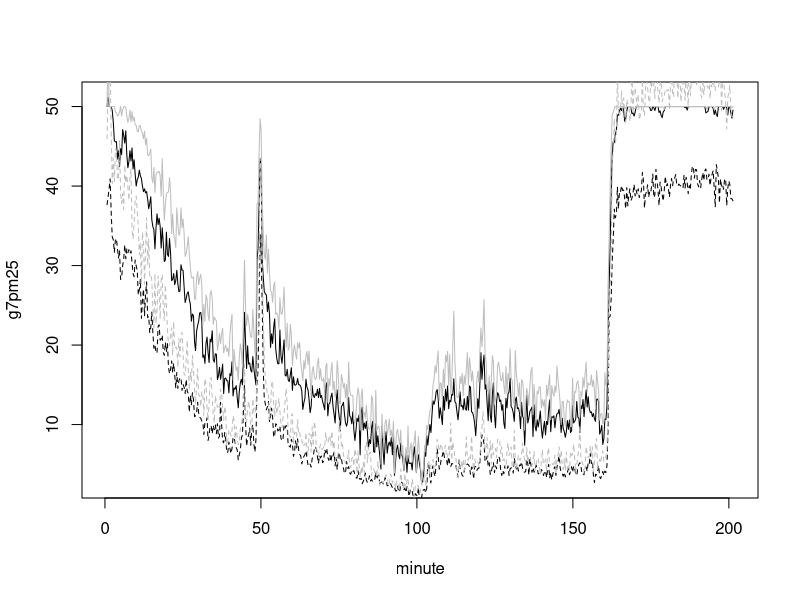
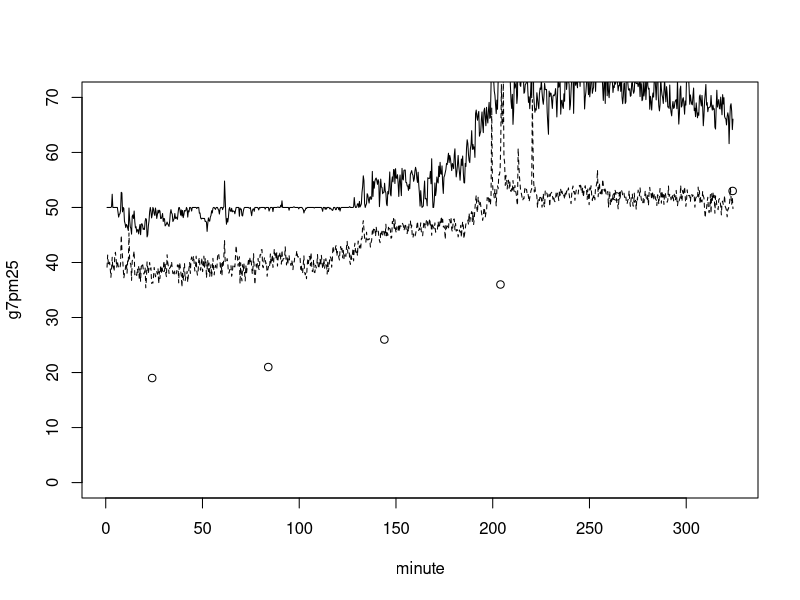
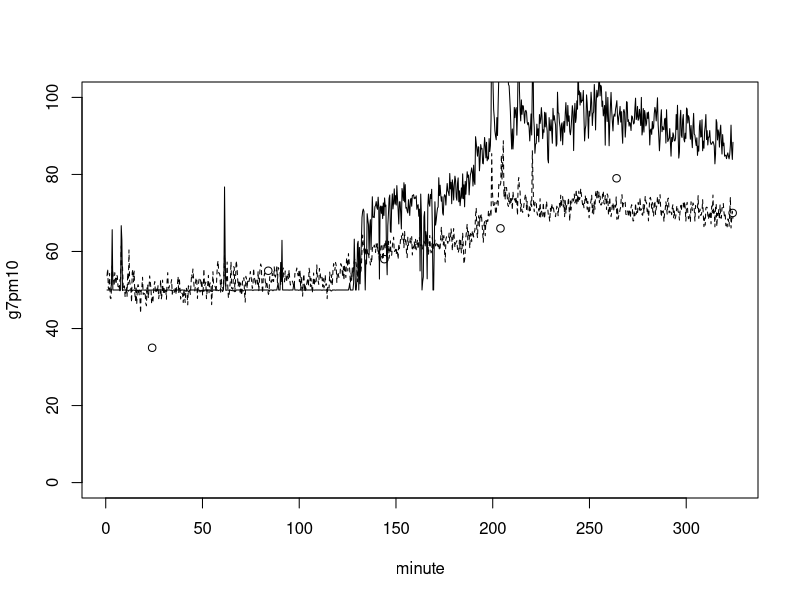
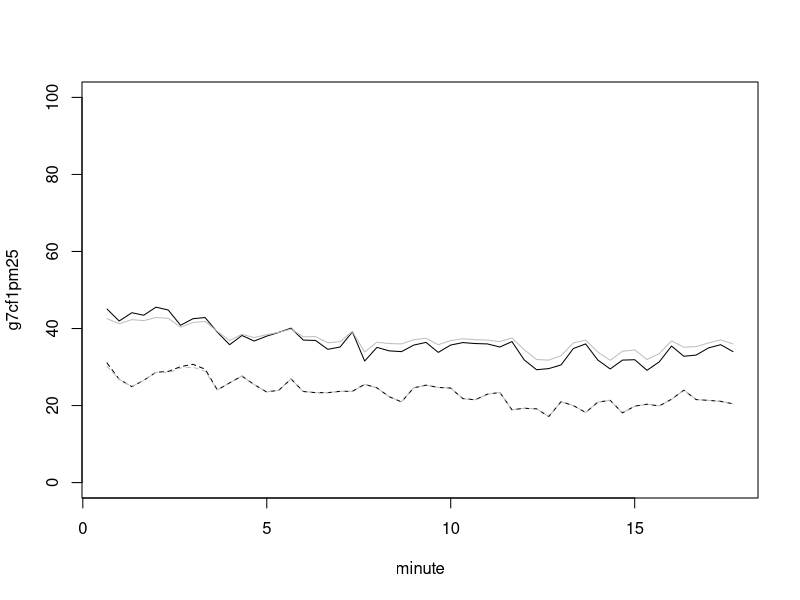
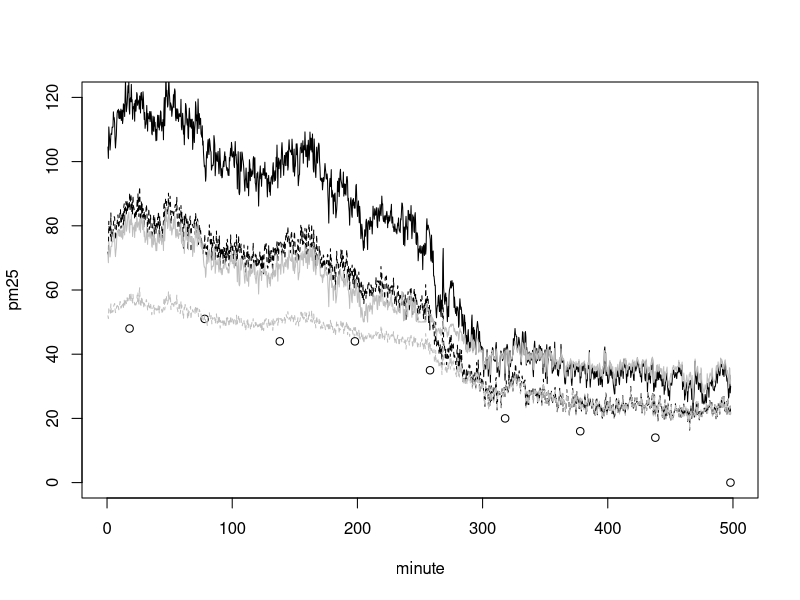
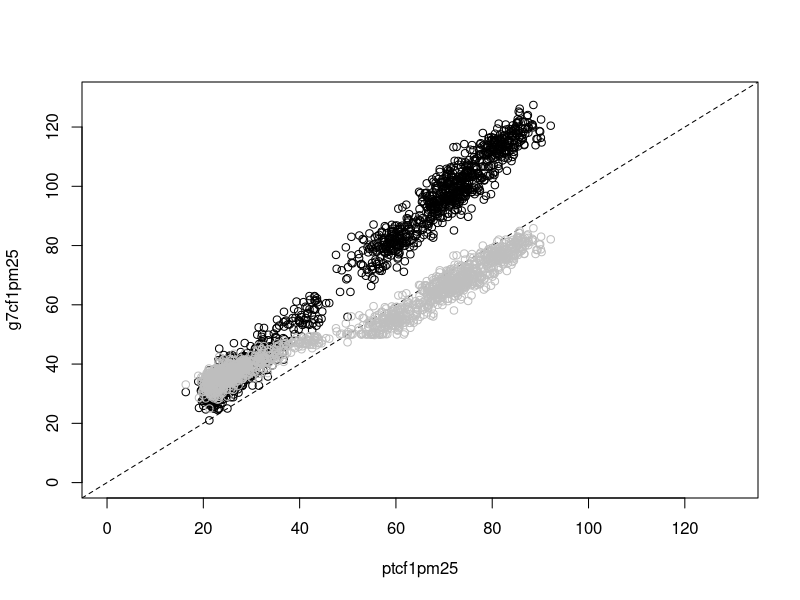
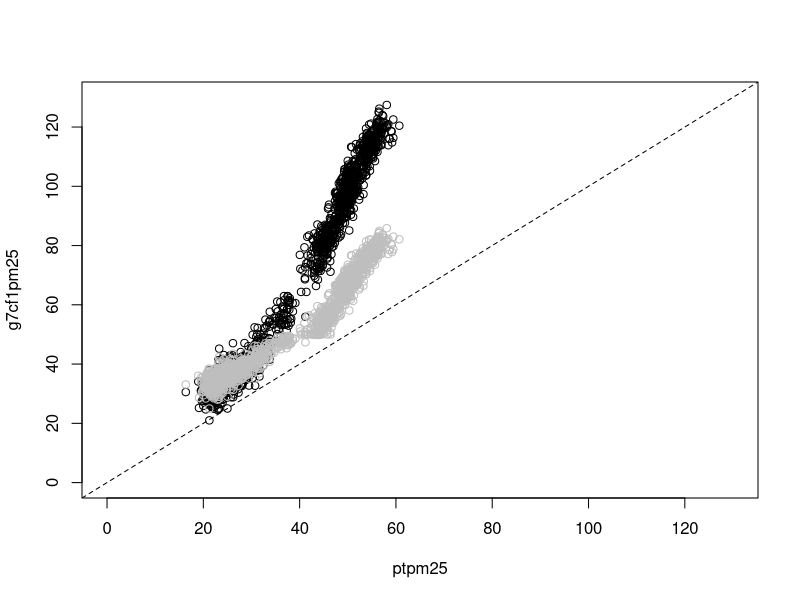
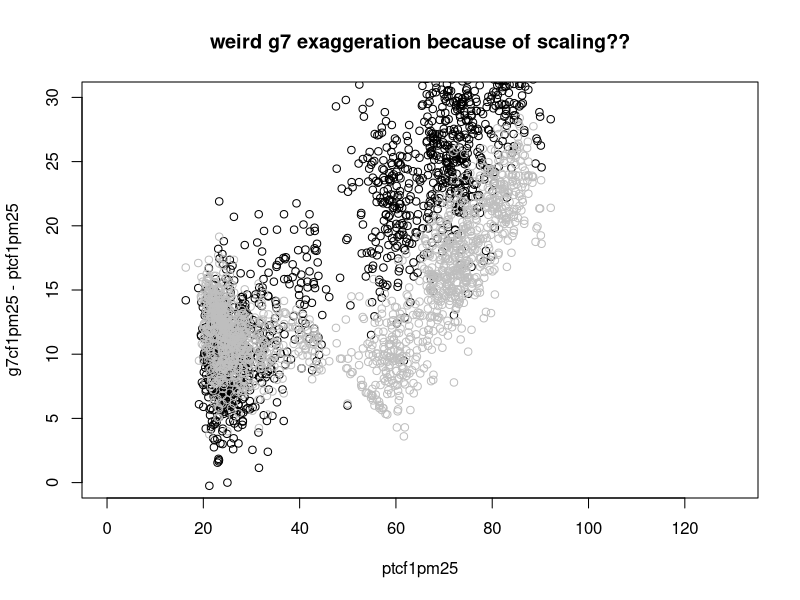

Reproduce these figures in R, in order.
# INDOOR DATA
d <- read.csv('data.csv', col.names=c('t', 'ng7', 'g7pm1', 'g7pm25', 'g7pm10', 'npt', 'ptpm1', 'ptpm25', 'ptpm10'))
d$minute <- d$t / 60000

plot(g7pm25 ~ minute, d, type='l', lty=1)
lines(ptpm25 ~ minute, d, lty=2)
lines(g7pm10 ~ minute, d, col='gray', lty=1)
lines(ptpm10 ~ minute, d, col='gray', lty=2)
#lines(g7pm1 ~ minute, d, col='red', lty=1)
#lines(ptpm1 ~ minute, d, col='red', lty=2)
# start (minute 0) is ~13:50
# at minute 115 ellen turned fan from 3 down to 1 (at 15:45)
# finish (minute 200) is ~17:10
#plot(g7pm25 - ptpm25 ~ ptpm25, d)

# OUTDOOR DATA

d <- read.csv('outdoor.csv', col.names=c('t', 'ng7', 'g7pm1', 'g7pm25', 'g7pm10', 'npt', 'ptpm1', 'ptpm25', 'ptpm10'))
d$minute <- d$t / 60000 # last one was 11pm on 2021-02-18

# 11pm 10pm 9pm 8pm 7pm 6pm
aqi <- data.frame(minute=c(324, 264, 204, 144, 84, 24), pm25=c(53, 52, 36, 26, 21, 19), pm10=c(70, 79, 66, 58, 55, 35))

plot(g7pm25 ~ minute, d, type='l', lty=1, ylim=c(0,70))
lines(ptpm25 ~ minute, d, lty=2)
points(pm25 ~ minute, aqi, pty=21)


plot(g7pm10 ~ minute, d, type='l', lty=1, ylim=c(0,100))
lines(ptpm10 ~ minute, d, lty=2)
points(pm10 ~ minute, aqi, pty=21)

# ROOM CLEANING
# at 500.000 i briefly opened the door, at 600.000 turned the fan off?
d <- read.csv('room.csv', col.names=c('t', 'ng7', 'g7cf1pm1', 'g7cf1pm25', 'g7cf1pm10', 'g7pm1', 'g7pm25', 'g7pm10', 'npt', 'ptcf1pm1', 'ptcf1pm25', 'ptcf1pm10', 'ptpm1', 'ptpm25', 'ptpm10'))
d$minute <- d$t / 60000 # last one was 11pm on 2021-02-18

plot(g7cf1pm25 ~ minute, d, type='l', lty=1, ylim=c(0,100))
lines(ptcf1pm25 ~ minute, d, lty=2)
lines(g7pm25 ~ minute, d, lty=1, col='gray')
lines(ptpm25 ~ minute, d, lty=2, col='gray')

# OUTDOOR ALL MEASURES this is a good one

d <- read.csv('outdoorfull.csv', col.names=c('t', 'ng7', 'g7cf1pm1', 'g7cf1pm25', 'g7cf1pm10', 'g7pm1', 'g7pm25', 'g7pm10', 'npt', 'ptcf1pm1', 'ptcf1pm25', 'ptcf1pm10', 'ptpm1', 'ptpm25', 'ptpm10'))
d$minute <- d$t / 60000 # last one (498) was 5pm on 2021-02-19

# 5pm 4pm 3pm 2pm 1pm 12pm 11am 10am 9am?
aqi <- data.frame(minute=c(498, 438, 378, 318, 258, 198, 138, 78, 18), pm25=c(0, 14, 16, 20, 35, 44, 44, 51, 48), pm10=c(0, 5, 8, 16, 45, 42, 51, 69, 62))

plot(pm25 ~ minute, aqi, pty=21, xlim=c(0, 500), ylim=c(0, 120))
lines(g7cf1pm25 ~ minute, d, lty=1)
lines(ptcf1pm25 ~ minute, d, lty=2)
lines(g7pm25 ~ minute, d, lty=1, col='gray')
lines(ptpm25 ~ minute, d, lty=2, col='gray')
# conclusion: the Plantower atmospheric (non-CF=1) value tracks the official sensor closely

# correlation between the two
# for uncorrected values of the plantower, the g7 exaggerates with at least 10, up to 30 for higher values
plot(g7cf1pm25 ~ ptcf1pm25, d, xlim=c(0, 130), ylim=c(0, 130))
abline(a=0, b=1, lty=2)
# the g7 corrected tracks the plantower uncorrected!!!
points(g7pm25 ~ ptcf1pm25, d, col='gray')

# for (better) corrected values of the plantower, the g7 is 10ug higher from the start, uncorrected g7 becomes 60ug at higher values, 20ug with corrected
plot(g7cf1pm25 ~ ptpm25, d, xlim=c(0, 130), ylim=c(0, 130))
abline(a=0, b=1, lty=2)
points(g7pm25 ~ ptpm25, d, col='gray')


# difference between the two
#plot(g7cf1pm25 - ptcf1pm25 ~ minute, d, ylim=c(0, 40), main='g7 exaggeration')
#points(g7pm25 - ptpm25 ~ minute, d, col='gray')
plot(g7cf1pm25 - ptcf1pm25 ~ ptcf1pm25, d, xlim=c(0, 130), ylim=c(0, 30), main='weird g7 exaggeration because of scaling??')
points(g7pm25 - ptpm25 ~ ptcf1pm25, d, col='gray')
plot(g7cf1pm25 - ptcf1pm25 ~ ptpm25, d, xlim=c(0, 130), ylim=c(0, 30), main='weird g7 exaggeration because of scaling??')
points(g7pm25 - ptpm25 ~ ptpm25, d, col='gray')


# check out the transform curves -- WEIRD for the G7
d$g7fac <- d$g7pm25 / d$g7cf1pm25
d$ptfac <- d$ptpm25 / d$ptcf1pm25
plot(d$g7fac, type='l')
lines(d$ptfac, lty=2)

plot(g7fac ~ g7pm25, d, ylim=c(.6, 1.2))
points(ptfac ~ ptpm25, d, col='gray')



## USAGE CONCLUSION
# 1. best: use the plantower corrected
# 2. best: use the g7 corrected and deduct 10-12ug from values up to 50 (which is all we need anyway), deduct much more above 50...
